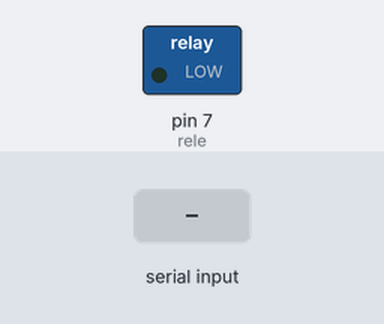
The sketch below on a simulated Arduino Uno, built with avr-gcc and run on an emulated ATmega328P. Parts: switched loads named in the sketch (green lamp = pin HIGH). The test bench sets the inputs (shaded band).

Above: at 1.2 s.
1.3 s: "1" received over Serial
At 1.8 s:
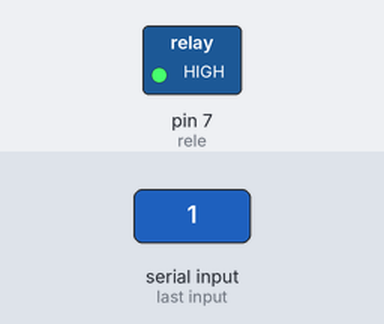
2.8 s: "0" received over Serial
At 4.2 s:
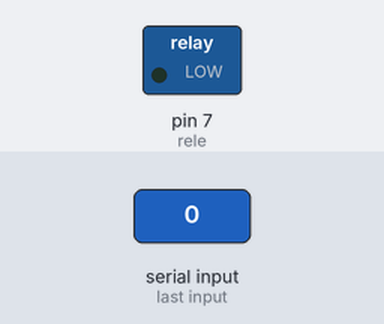
Timing chart, 0 to 5.8 s (numbered marks = the images above; inputs shaded):
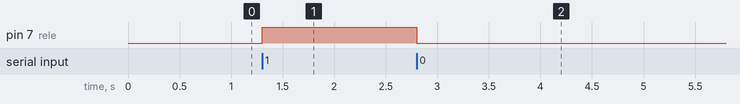

Measured:
- after the input at 1.3 s, pin 7 (rele): LOW → HIGH at once
- after the input at 2.8 s, pin 7 (rele): HIGH → LOW at once

The sketch:

Lab9-rele.ino
```cpp
int rele = 7;

void setup() {
  pinMode(rele, OUTPUT);
  Serial.begin(9600);
}

void loop() {
  if (Serial.available()) {
    char c = Serial.read();
    if (c == '1') {
      digitalWrite(rele, HIGH);
    } else if (c == '0') {
      digitalWrite(rele, LOW);
    }
  }
}
```
